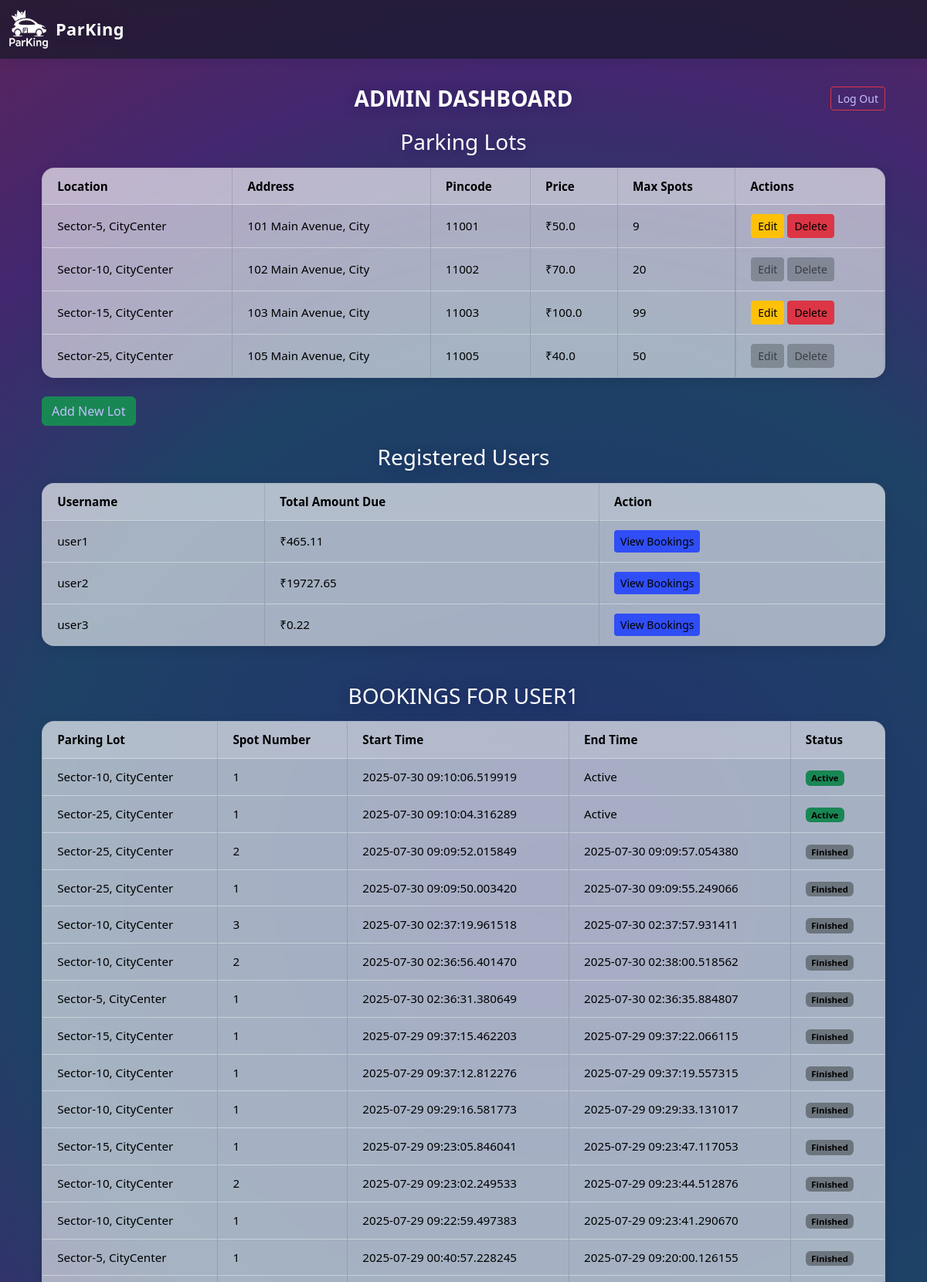
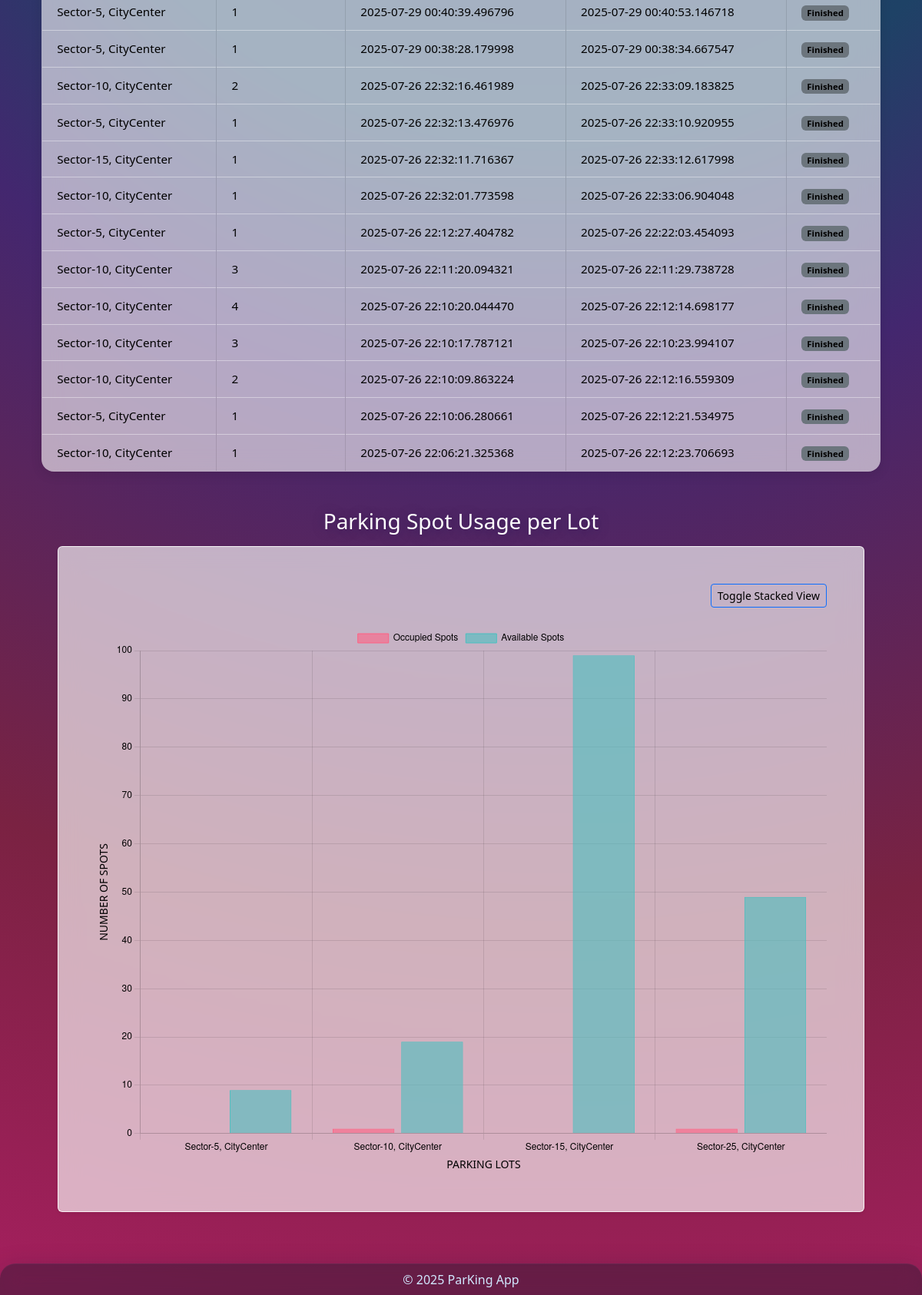
Page /admin/dashboard?user_id=1 (signed in) on the earlier database version (2 pictures, top to bottom).
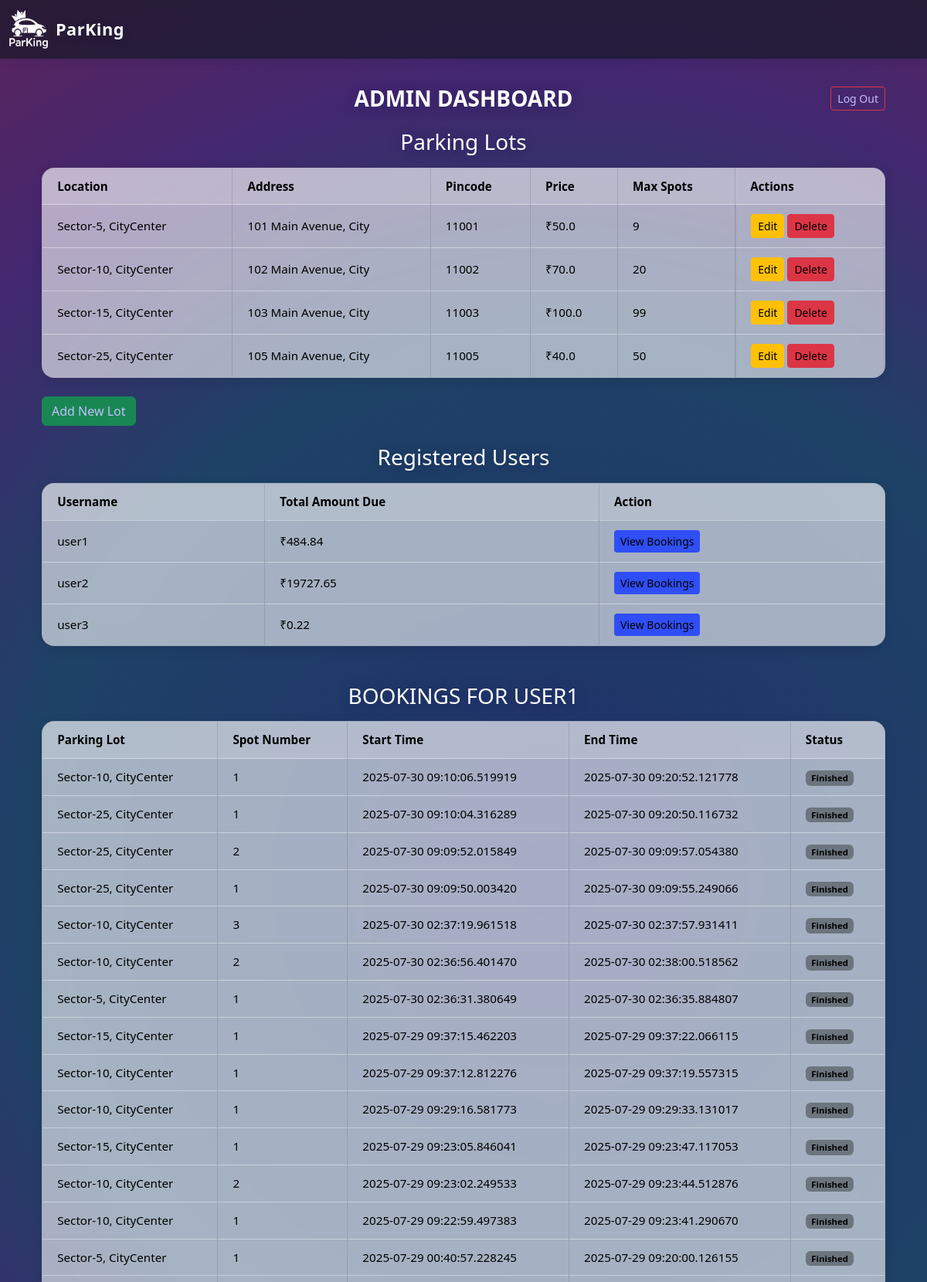
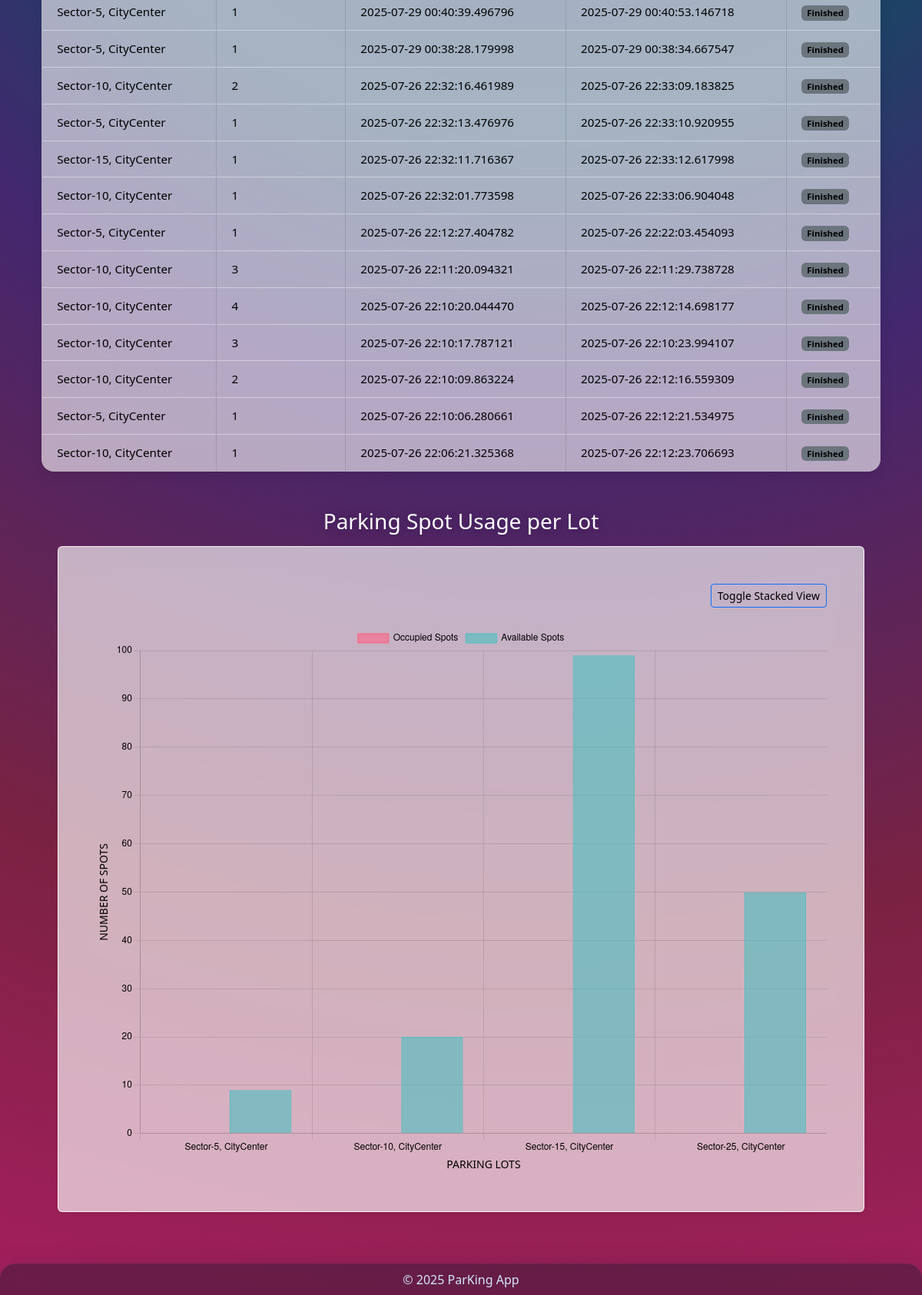
Same page on the later database version (2 pictures, top to bottom).
### controllers/database.py (models this page shows)
class ParkingLot(db.Model):
    id = db.Column(db.Integer, primary_key=True)
    location = db.Column(db.String(120), nullable=False)
    prices = db.Column(db.Float, nullable=False)
    address = db.Column(db.String(200), nullable=False)
    pincode = db.Column(db.String(10), nullable=False)
    max_spots = db.Column(db.Integer, nullable=False)
    spots = db.relationship('ParkingSpot', backref='parking_lot', cascade='all, delete-orphan', lazy=True)

class User(db.Model):
    id = db.Column(db.Integer, primary_key=True)
    username = db.Column(db.String(80), unique=True, nullable=False)
    password = db.Column(db.String(120), nullable=False)
    current_booking_id = db.Column(db.Integer, nullable=False, default=0)
    reservations = db.relationship('Reservation', backref='user', cascade='all, delete-orphan', lazy=True)

class Reservation(db.Model):
    id = db.Column(db.Integer, primary_key=True)
    user_id = db.Column(db.Integer, db.ForeignKey('user.id'), nullable=False)
    spot_id = db.Column(db.Integer, db.ForeignKey('parking_spot.id'), nullable=False)
    start_time = db.Column(db.DateTime, default=datetime.utcnow, nullable=False)
    end_time = db.Column(db.DateTime, nullable=True)
    cost = db.Column(db.Float, nullable=False)

class ParkingSpot(db.Model):
    id = db.Column(db.Integer, primary_key=True)
    lot_id = db.Column(db.Integer, db.ForeignKey('parking_lot.id'), nullable=False)
    spot_number = db.Column(db.Integer, nullable=False)
    status = db.Column(db.String(1), nullable=False, default='A')
    reservations = db.relationship('Reservation', backref='spot', cascade='all, delete-orphan', lazy=True)

### app.py (the view)
@app.route('/admin/dashboard')
def admin_dashboard():
    if 'admin_id' not in session:
        flash("Please log in as admin to access dashboard.", "danger")
        return redirect(url_for('admin_login'))
    lots = ParkingLot.query.all()
    users = User.query.all()
    lot_labels = []
    occupied_data = []
    available_data = []
    for lot in lots:
        lot_labels.append(lot.location)
        occupied_spots = sum(1 for spot in lot.spots if spot.status == 'O')
        available_spots = lot.max_spots - occupied_spots
        occupied_data.append(occupied_spots)
        available_data.append(available_spots)
    user_payments = {}
    for user in users:
        total_payment = 0.0
        bookings = Reservation.query.filter_by(user_id=user.id).all()
        for booking in bookings:
            if booking.end_time:  # only if finished
                duration = (booking.end_time - booking.start_time).total_seconds() / 3600
                rate = booking.spot.parking_lot.prices  # price per hour
                total_payment += duration * rate
        user_payments[user.id] = round(total_payment, 2)
    user_id = request.args.get('user_id')
    selected_user = None
    user_bookings = []
    if user_id:
        selected_user = User.query.get(user_id)
        if selected_user:
            user_bookings = Reservation.query.filter_by(user_id=user_id).order_by(Reservation.start_time.desc()).all()
    return render_template(
        'admin_dashboard.html',
        lots=lots,
        users=users,
        lot_labels=lot_labels,
        occupied_data=occupied_data,
        available_data=available_data,
        selected_user=selected_user,
        user_bookings=user_bookings,
        user_payments=user_payments  # pass to template
    )

### templates/admin_dashboard.html (shortened to what this page needs)
{% extends "layout.html" %}
{% block content %}
<div class="container py-4">
  <div class="d-flex justify-content-between align-items-center mb-4 position-relative">
    <h2 class="m-0 position-absolute top-50 start-50 translate-middle text-center"
        style="color:black; font-weight:700; font-size:1.75rem;">
      ADMIN DASHBOARD
    </h2>
    <a href="{{ url_for('admin_logout') }}" class="btn btn-outline-danger btn-sm ms-auto">Log Out</a>
  </div>
  <h4 class="mb-3 text-center" style="color:black; font-weight: 500; font-size: 1.75rem;">Parking Lots</h4>
  <table class="table table-bordered mb-4 frosted-glass">
    <thead>
      <tr>
        <th>Location</th>
        <th>Address</th>
        <th>Pincode</th>
        <th>Price</th>
        <th>Max Spots</th>
        <th>Actions</th>
      </tr>
    </thead>
    <tbody>
      {% for lot in lots %}
      {% set occupied_spots = lot.spots | selectattr('status', 'equalto', 'O') | list | length %}
      <tr>
        <td>{{ lot.location }}</td>
        <td>{{ lot.address }}</td>
        <td>{{ lot.pincode }}</td>
        <td>₹{{ lot.prices }}</td>
        <td>{{ lot.max_spots }}</td>
        <td class="d-flex gap-1">
          {% if occupied_spots == 0 %}
            <a href="{{ url_for('admin_edit_lot', lot_id=lot.id) }}" class="btn btn-sm btn-warning">Edit</a>
            <form action="{{ url_for('admin_delete_lot', lot_id=lot.id) }}" method="POST" onsubmit="return confirm('Are you sure you want to delete this lot?');" style="display:inline;">
              <button type="submit" class="btn btn-sm btn-danger">Delete</button>
            </form>
          {% else %}
            <button class="btn btn-sm btn-secondary" disabled>Edit</button>
            <button class="btn btn-sm btn-secondary" disabled>Delete</button>
          {% endif %}
        </td>
      </tr>
      {% endfor %}
    </tbody>
  </table>
  <a href="{{ url_for('admin_add_lot') }}" class="btn btn-success mb-4">Add New Lot</a>
<h4 class="mb-3 text-center" style="color:black; font-weight: 500; font-size: 1.75rem;">Registered Users</h4>
<table class="table table-bordered frosted-glass mb-5">
  <thead>
    <tr>
      <th>Username</th>
      <th>Total Amount Due</th>
      <th>Action</th>
    </tr>
  </thead>
  <tbody>
    {% for user in users %}
    <tr>
      <td>{{ user.username }}</td>
      <td>₹{{ user_payments[user.id] }}</td>
      <td>
        <a href="{{ url_for('admin_dashboard') }}?user_id={{ user.id }}" class="btn btn-info btn-sm">
          View Bookings
        </a>
      </td>
    </tr>
    {% endfor %}
  </tbody>
</table>
  {% if selected_user %}
    <h4 class="mb-3 text-center mt-5" style="color:black; font-weight: 500; font-size: 1.75rem;">
      BOOKINGS FOR {{ selected_user.username.upper() }}
    </h4>
    {% if user_bookings %}
      <table class="table table-bordered frosted-glass mb-5">
        <thead>
          <tr>
            <th>Parking Lot</th>
            <th>Spot Number</th>
            <th>Start Time</th>
            <th>End Time</th>
            <th>Status</th>
          </tr>
        </thead>
        <tbody>
          {% for booking in user_bookings %}
          <tr>
            <td>{{ booking.spot.parking_lot.location }}</td>
            <td>{{ booking.spot.spot_number }}</td>
            <td>{{ booking.start_time }}</td>
            <td>{{ booking.end_time if booking.end_time else 'Active' }}</td>
            <td>
              {% if booking.end_time %}
                <span class="badge bg-secondary">Finished</span>
              {% else %}
                <span class="badge bg-success">Active</span>
              {% endif %}
            </td>
          </tr>
          {% endfor %}
        </tbody>
      </table>
    {% else %}
      <div class="alert alert-info text-center">No bookings found for this user.</div>
    {% endif %}
  {% endif %}
  <h4 class="mt-5 mb-3 text-center" style="color:black; font-weight: 500; font-size: 1.75rem;">
    Parking Spot Usage per Lot
  </h4>
  <div class="mx-auto frosted-glass p-5 rounded shadow-sm" style="max-width: 1050px; color: black;">
    <div class="d-flex justify-content-end mb-4">
      <button id="toggleView" class="btn btn-outline-primary btn-sm">Toggle Stacked View</button>
    </div>
    <canvas id="lotChart" height="225" style="max-width: 100%;"></canvas>
  </div>
  <script>
    const ctx = document.getElementById('lotChart').getContext('2d');
    const data = {
      labels: {{ lot_labels|tojson|safe }},
      datasets: [
        {
          label: 'Occupied Spots',
          data: {{ occupied_data|tojson|safe }},
          backgroundColor: 'rgba(255, 99, 132, 0.6)',
          borderColor: 'rgba(255, 99, 132, 1)',
          borderWidth: 1
        },
        {
          label: 'Available Spots',
          data: {{ available_data|tojson|safe }},
          backgroundColor: 'rgba(75, 192, 192, 0.6)',
          borderColor: 'rgba(75, 192, 192, 1)',
          borderWidth: 1
        }
      ]
    };
    const options = {
      responsive: true,
      plugins: {
        title: { display: false },
        legend: { labels: { color: 'black' } }
      },
      scales: {
        x: {
          stacked: false,
          ticks: { color: 'black' },
          grid: { color: 'rgba(0,0,0,0.1)' },
          title: {
            display: true,
            text: 'PARKING LOTS',
            color: 'black',
            font: {
              size: 14,
              weight: 'normal',
              family: "'Segoe UI', Tahoma, Geneva, Verdana, sans-serif",
              style: 'normal',
              lineHeight: 1.2,
              letterSpacing: '0.1em',
              textTransform: 'uppercase'
            }
          }
        },
        y: {
          beginAtZero: true,
          stacked: false,
          ticks: { color: 'black' },
          grid: { color: 'rgba(0,0,0,0.1)' },
          title: {
            display: true,
            text: 'NUMBER OF SPOTS',
            color: 'black',
            font: {
              size: 14,
              weight: 'normal',
              family: "'Segoe UI', Tahoma, Geneva, Verdana, sans-serif",
              style: 'normal',
              lineHeight: 1.2,
              letterSpacing: '0.1em',
              textTransform: 'uppercase'
            }
          }
        }
      }
    };
    const lotChart = new Chart(ctx, {
      type: 'bar',
      data: data,
      options: options
    });
    document.getElementById('toggleView').addEventListener('click', () => {
      const isStacked = lotChart.options.scales.x.stacked;
      lotChart.options.scales.x.stacked = !isStacked;
      lotChart.options.scales.y.stacked = !isStacked;
      lotChart.update();
    });
  </script>
</div>
{% endblock %}

### templates/layout.html (shortened to what this page needs)
<!DOCTYPE html>
<html lang="en">
<head>
    <link href="https://cdn.jsdelivr.net/npm/bootstrap@5.3.2/dist/css/bootstrap.min.css" rel="stylesheet" />
    <link rel="stylesheet" href="{{ url_for('static', filename='css/style.css') }}">
</head>
<body>
    <nav class="navbar glass-header navbar-expand-lg fixed-top">
        <div class="container-fluid">
            <a class="navbar-brand d-flex align-items-center" href="{{ url_for('home') }}">
                <img src="{{ url_for('static', filename='content/ParKing_logo_white.png') }}" alt="Logo" width="50" height="50" style="margin-right: 10px;">
                <strong>ParKing</strong>
            </a>
        </div>
    </nav>
    <main class="container my-4">
        {% block content %}{% endblock %}
    </main>
    <footer class="glass-footer fixed-bottom text-center py-2">
        © 2025 ParKing App
    </footer>
</body>
</html>

### static/css/style.css (style rules this page uses)
body { background: radial-gradient( circle at 60% 34%, #22306c 0%, #1e4266 30%, #43276f 45%, #7a2242 75%, #a51f5e 100% ), #0a1036; color: #fff; font-family: 'Segoe UI', 'Roboto', Arial, sans-serif; min-height: 100vh; padding-top: 64px; padding-bottom: 60px; }
p, .home-lead, .lead, li, span, div:not(.card):not(.glass-footer):not(.glass-header) { color: #fff !important; }
h1, h2, h3, h4, h5, h6 { color: #fff !important; text-shadow: 0 2px 16px rgba(20, 20, 80, 0.36); }
.navbar { background: linear-gradient(90deg, #191b37 60%, #1b72a1 100%) !important; box-shadow: 0 3px 18px rgba(11, 10, 67, 0.14); }
.navbar-brand, .navbar-brand strong { color: #fff !important; text-shadow: 0 2px 10px rgba(30, 35, 65, 0.25), 0 1px 1px rgba(0, 0, 0, 0.16); font-weight: 700; font-size: 1.36rem; letter-spacing: 0.02em; }
.btn-info { background: #304ef5; color: #fff; border: none; }
.glass-header { background: rgba(22, 26, 38, 0.72) !important; box-shadow: 0 1px 14px 0 rgba(20, 30, 80, 0.15); backdrop-filter: blur(12px) saturate(120%); -webkit-backdrop-filter: blur(12px) saturate(120%); color: #d1e8ff; z-index: 1040; }
.glass-footer { background: rgba(20, 30, 45, 0.42); box-shadow: 0 8px 32px 0 rgba(19, 24, 41, 0.26); backdrop-filter: blur(14px) saturate(110%); -webkit-backdrop-filter: blur(14px) saturate(110%); border-top: 1.5px solid rgba(130, 130, 185, 0.09); color: #d1e8ff; border-radius: 1.25rem 1.25rem 0 0; }
a, .btn-link { color: #c3bfff !important; }
.frosted-glass { background: rgba(255, 255, 255, 0.6); backdrop-filter: blur(14px); -webkit-backdrop-filter: blur(14px); border: 1px solid rgba(255, 255, 255, 0.4); border-radius: 1rem; box-shadow: 0 4px 15px rgba(0, 0, 0, 0.1); color: black !important; }
.frosted-glass * { color: black !important; }
.table.frosted-glass { background: rgba(255, 255, 255, 0.6); border: 1px solid rgba(255, 255, 255, 0.4); backdrop-filter: blur(14px); -webkit-backdrop-filter: blur(14px); border-radius: 1rem; overflow: hidden; color: black !important; }
.table.frosted-glass th, .table.frosted-glass td { background-color: transparent; padding: 0.75rem 1.2rem; font-size: 0.95rem; vertical-align: middle; color: black; border-color: rgba(0, 0, 0, 0.1); }
.table.frosted-glass thead { background-color: rgba(255, 255, 255, 0.15); }

### templates/admin_dashboard.html (style rules this page uses)
.frosted-glass { background: rgba(255, 255, 255, 0.646); backdrop-filter: blur(14px); -webkit-backdrop-filter: blur(14px); border: 1px solid rgba(255, 255, 255, 0.85); color: black !important; border-radius: 1rem; box-shadow: 0 4px 15px rgba(0,0,0,0.1); }
.frosted-glass, .frosted-glass * { color: black !important; }

Differences in the rows shown:
computed for User "user1": user_payments "465.11" → "484.84"
changed Reservation (number 1 of 27 on the later page): end_time "Active" → "2025-07-30 09:20:52.121778"; end_time "Active" → "Finished"
changed Reservation (number 2 of 27 on the later page): end_time "Active" → "2025-07-30 09:20:50.116732"; end_time "Active" → "Finished"
Other differences:
chart data {{ occupied_data|tojson|safe }}: [0, 1, 0, 1] → [0, 0, 0, 0]
chart data {{ available_data|tojson|safe }}: [9, 19, 99, 49] → [9, 20, 99, 50]
